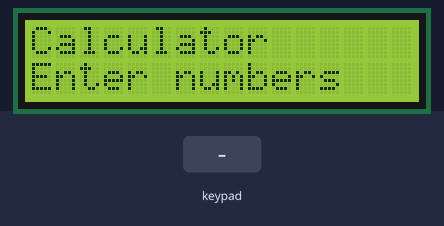
The sketch below on a simulated Arduino Uno, built with avr-gcc and run on an emulated ATmega328P. On the bench: 16×2 character LCD. The inputs (shaded band) are chosen by the test bench.

Above: at 0.1 s.
5.3 s: keypad keys 7 6 5 4 * pressed 0.4 s apart
At 8.0 s:
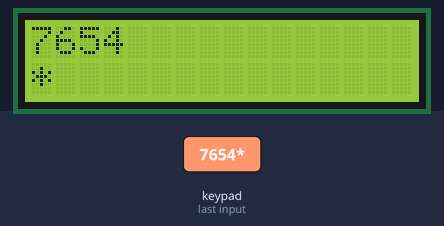
8.8 s: key '1' pressed
At 9.7 s:
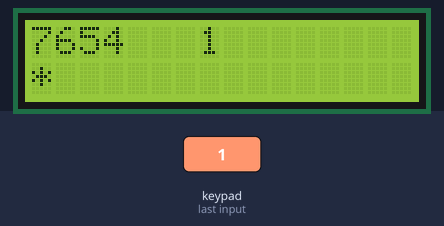
10.3 s: key '2' pressed
At 10.8 s:
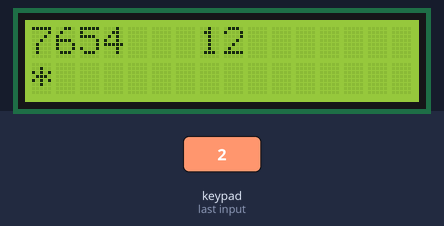
11.8 s: keypad keys 7 6 5 4 pressed 0.4 s apart
At 14.2 s:
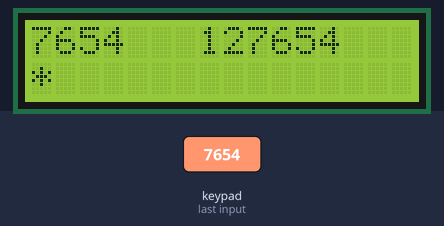
Timing chart, 0 to 15.7 s (numbered marks = the images above; inputs shaded):
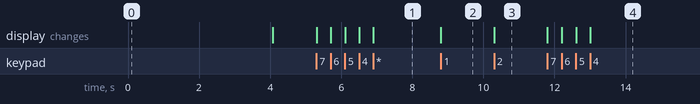

Measured:
- after the input at 5.3 s, the display: first changes at once (image 1 shows a later state)
- after the input at 8.8 s, the display: changes at once (image 2)
- after the input at 10.3 s, the display: changes at once (image 3)
- after the input at 11.8 s, the display: first changes at once (image 4 shows a later state)

The sketch:

LightIntensityMeasurement.ino
```cpp
#include <Keypad.h>
#include <Wire.h>
#include <LiquidCrystal.h>

LiquidCrystal lcd(13, 12, 11, 10, 9, 8);

long first = 0;
long second = 0;
double total = 0;
char customKey;

const byte ROWS = 4;
const byte COLS = 4;

char keys[ROWS][COLS] = {
    {'1', '2', '3', '+'},
    {'4', '5', '6', '-'},
    {'7', '8', '9', '*'},
    {'C', '0', '=', '/'}
};

byte rowPins[ROWS] = {7, 6, 5, 4};  // Row pin connections
byte colPins[COLS] = {3, 2, 1, 0};  // Column pin connections

Keypad customKeypad = Keypad(makeKeymap(keys), rowPins, colPins, ROWS, COLS);

void setup() {
    lcd.begin(16, 2);  // Start LCD
    lcd.setCursor(0, 0);
    lcd.print("Calculator");
    lcd.setCursor(0, 1);
    lcd.print("Enter numbers");
    delay(4000);
    lcd.clear();
    lcd.setCursor(0, 0);
}

void loop() {
    customKey = customKeypad.getKey();

    switch (customKey) {
        case '0' ... '9':  // Collect the first value
            lcd.setCursor(0, 0);
            first = first * 10 + (customKey - '0');
            lcd.print(first);
            break;

        case '+':
        case '-':
        case '*':
        case '/':
            first = (total != 0 ? total : first);
            lcd.setCursor(0, 1);
            lcd.print(customKey);
            second = SecondNumber();

            if (customKey == '+') total = first + second;
            if (customKey == '-') total = first - second;
            if (customKey == '*') total = first * second;
            if (customKey == '/') {
                if (second == 0) {
                    lcd.setCursor(0, 3);
                    lcd.print("Invalid");
                    break;
                } else {
                    total = (float)first / second;
                }
            }

            lcd.setCursor(0, 3);
            lcd.print(total);
            first = 0;
            second = 0;
            break;

        case 'C':  // Clear everything
            total = 0;
            first = 0;
            second = 0;
            lcd.clear();
            break;
    }
}

long SecondNumber() {
    long secondNum = 0;
    while (1) {
        customKey = customKeypad.getKey();
        if (customKey >= '0' && customKey <= '9') {
            secondNum = secondNum * 10 + (customKey - '0');
            lcd.setCursor(7, 0);
            lcd.print(secondNum);
        }
        if (customKey == '=') break;
    }
    return secondNum;
}
```
